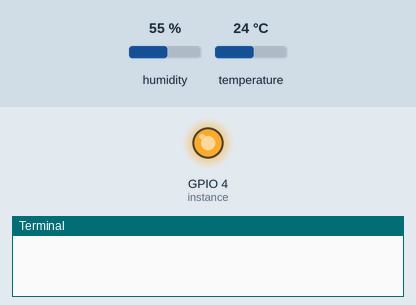
Simulated run of this program. Board: Raspberry Pi (BCM pin numbers). On the bench: output pins drawn as LEDs (lit = HIGH), the last lines printed to the terminal. The inputs (shaded band) are chosen by the test bench; at power-on: humidity 55 %, temperature 24 °C. The clock reads 2024-03-15 10:24:30 at power-on unless the program sets it; library files of the repository ran but are not shown: dht22.py.

Above: at 0.01 s.
At 1.2 s:
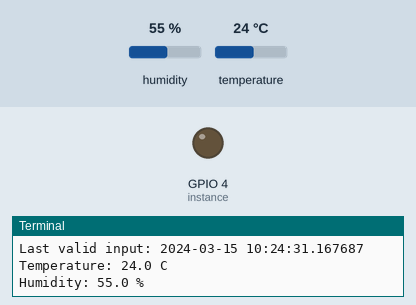
1.3 s: humidity set to 22 %
2.8 s: temperature set to 12 °C
4.3 s: humidity set to 40 %
Timing chart, 0 to 7.3 s (numbered marks = the images above; inputs shaded):
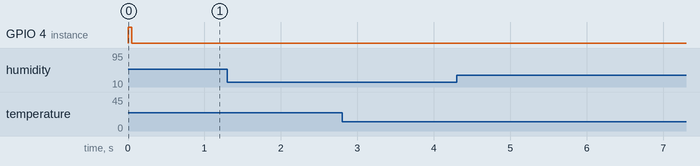

The program:

Read_DHT22.py
```python
import RPi.GPIO as GPIO
from DHT_Python import dht22
import time
import datetime
# initialize GPIO
GPIO.setwarnings(False)
GPIO.setmode(GPIO.BCM)
GPIO.cleanup()
# read data using pin 4 instance
instance = dht22.DHT22(pin=4)
while True:
    result = instance.read()
    if result.is_valid():
        print("Last valid input: " + str(datetime.datetime.now()))
        print("Temperature: %.1f C" % result.temperature)
        print("Humidity: %.1f %%" % result.humidity)
    time.sleep(1)
```
